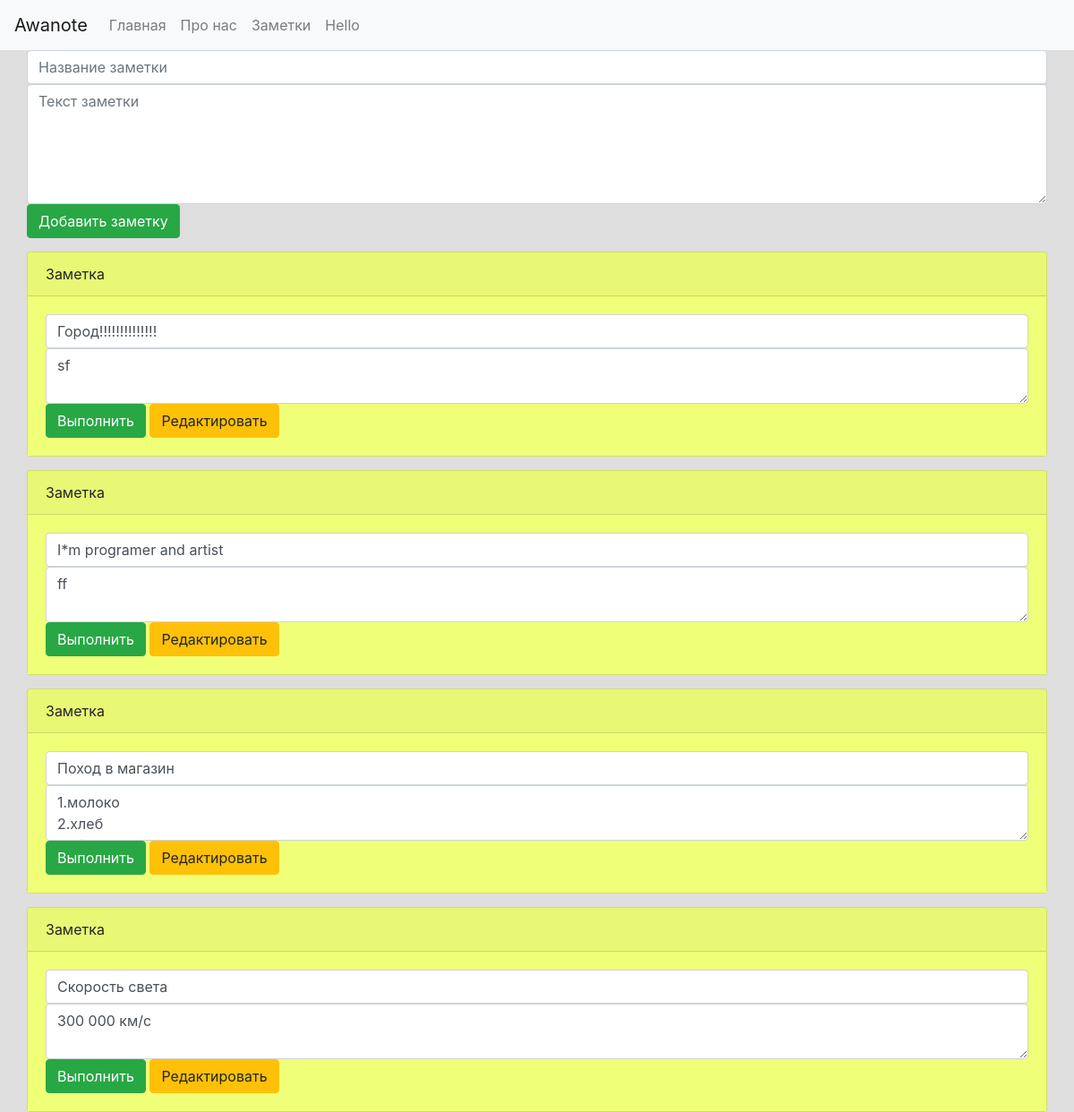
The app's page /news/ (signed in), older data.
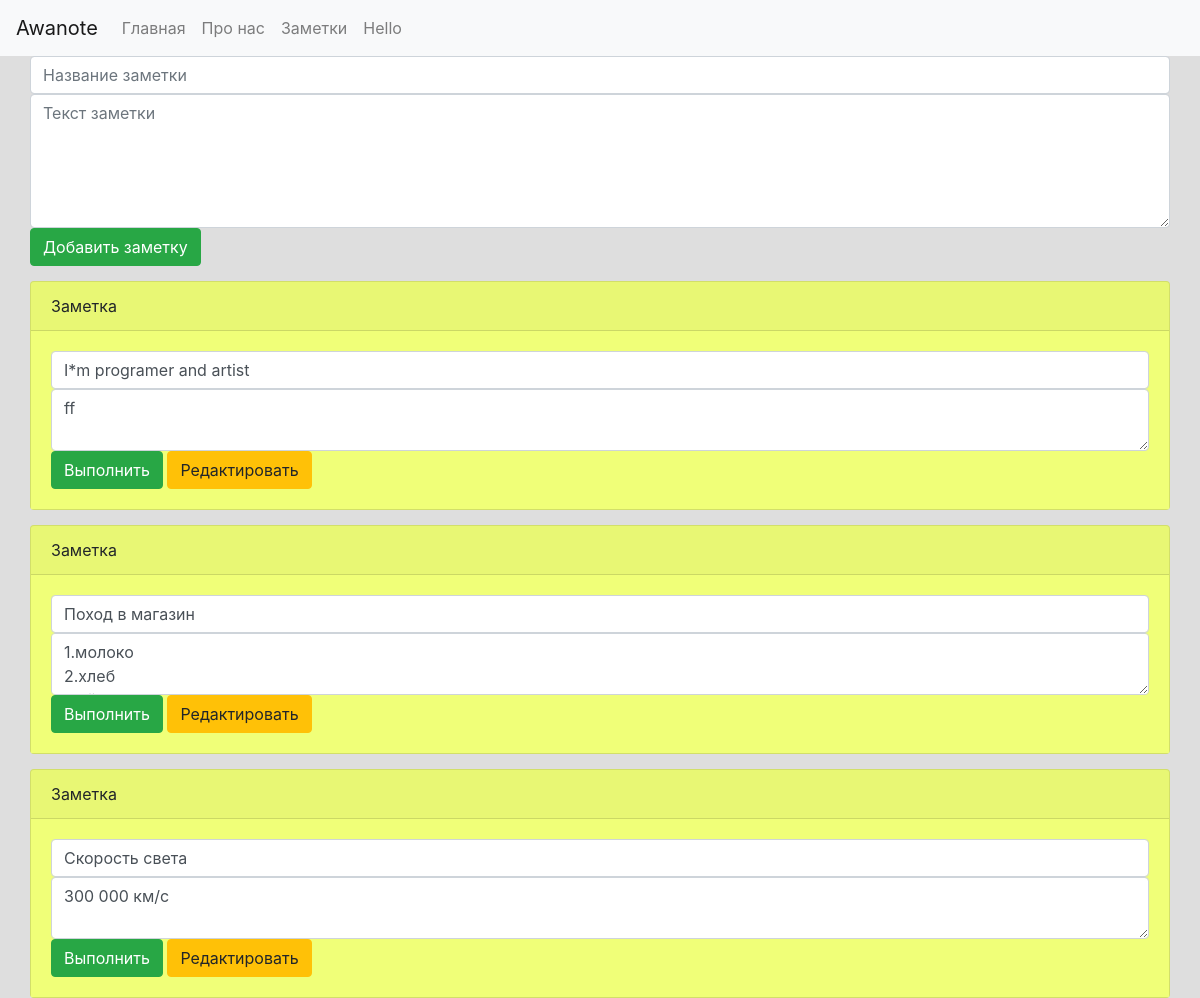
The same page, newer data.
### news/models.py (models this page shows, shortened)
class Artiles(models.Model):
    title = models.CharField('Название',max_length=70, blank=True)
    who = models.IntegerField(default=0)
    text = models.TextField('Статья')
    class Meta:
        verbose_name = 'Новость'
        verbose_name_plural = 'Новости'

### news/views.py (the view, shortened to what this page needs)
# urls.py: path('', views.news_home, name='news_home'),
def news_home(reqest):
    news = Artiles.objects.order_by('-id')
    error = ''
    form = ArtilesForm()
    data = {
        'form': form,
        'error': error,
        'news': news,
    }
    return render(reqest, 'news/news_home.html', data)

### news/forms.py
class ArtilesForm(ModelForm):
    class Meta:
        model = Artiles
        fields = ['title', 'text','who']
        widgets = {
            'title': TextInput(attrs={
                'class': 'form-control',
                'placeholder': 'Название заметки',
            }),
            'text': Textarea(attrs={
                'class': 'form-control',
                'rows': '5',
                'placeholder': 'Текст заметки'
            }),
            'who': TextInput(attrs={
                'class': 'form-control',
                'placeholder': 'Чья заметка',
                'type':'number'
            }),
        }

### main/templates/news/news_home.html (shortened to what this page needs)
{% extends 'main/index.html' %}
{% load static %}
{% block content %}
{% if request.user.is_authenticated %}
<form method="post" action="{% url 'news_home' %}" style="width: 95%; margin: 0px auto 0px;">
  {{ form.title }}
  {{ form.text }}
  <button class="btn btn-success" type="submit">Добавить заметку</button>
</form>
    {% for i in news %}
      {% if request.user.id == i.who %}
            <div class="card">
              <div class="card-header">
                Заметка
              </div>
              <div class="card-body">
                <form method="post" action="{% url 'news_home' %}" style=" margin: 0px auto 0px;">
                  <input name="news_title" type="text" value="{{ i.title }}"  class="form-control update-note" placeholder="Название заметки">
                  <textarea name="news_text"  class="form-control update-note" placeholder="Текст заметки">{{ i.text }}</textarea>
                  <a href="{% url 'delete' i.id %}" class="btn btn-success" >Выполнить</a>
                  <button class="btn btn-warning" type="submit" >Редактировать</button>
                </form>
              </div>
            </div>
      {% endif %}
    {% endfor %}
{% else %}
    <h1>Зарегистрируйтесь</h1>
{% endif %}
{% endblock %}

### main/templates/main/index.html (shortened to what this page needs)
{% load static %}
<!DOCTYPE html>
<html lang="en">
<head>
    <link rel="stylesheet" href="https://cdn.jsdelivr.net/npm/bootstrap@4.5.3/dist/css/bootstrap.min.css">
    <link rel="stylesheet" href="{% static 'main/css/main.css' %}">
</head>
<body>
<nav class="navbar navbar-expand-lg navbar-light bg-light">
  <a class="navbar-brand" href="#">Awanote</a>
  <div class="collapse navbar-collapse" id="navbarNavAltMarkup">
    <div class="navbar-nav">
      <a class="nav-item nav-link" href="{% url 'home' %}">Главная<span class="sr-only">(current)</span></a>
      <a class="nav-item nav-link" href="{% url 'about' %}">Про нас</a>
      <a class="nav-item nav-link" href="{% url 'news_home' %}">Заметки</a>
      {% if request.user.is_authenticated %}
            <a class="nav-item nav-link" href="{% url 'dashboard' %}">Hello {{ request.user.first_name }}</a>
      {% else %}
          <a href='{% url 'login' %}' class="nav-item nav-link log">Log-in</a>
      {% endif %}
    </div>
  </div>
</nav>
{% block content %}
{% endblock %}
</body>
</html>

### main/static/main/css/main.css (style rules this page uses)
body { margin: 0px; background-color: #dedede; }
.card { margin-top: 15px; background-color: #f0ff78; width: 95%; margin-left: auto; margin-right: auto }
.card-body { background-color: #f0ff78; }

### main/templates/news/news_home.html (style rules this page uses)
.update-note { margin-top: 0px; margin-bottom: 0px; }

Row changes from the older to the newer data that the page shows:
removed Artiles: news_title "Город!!!!!!!!!!!!!!", news_text "sf"
